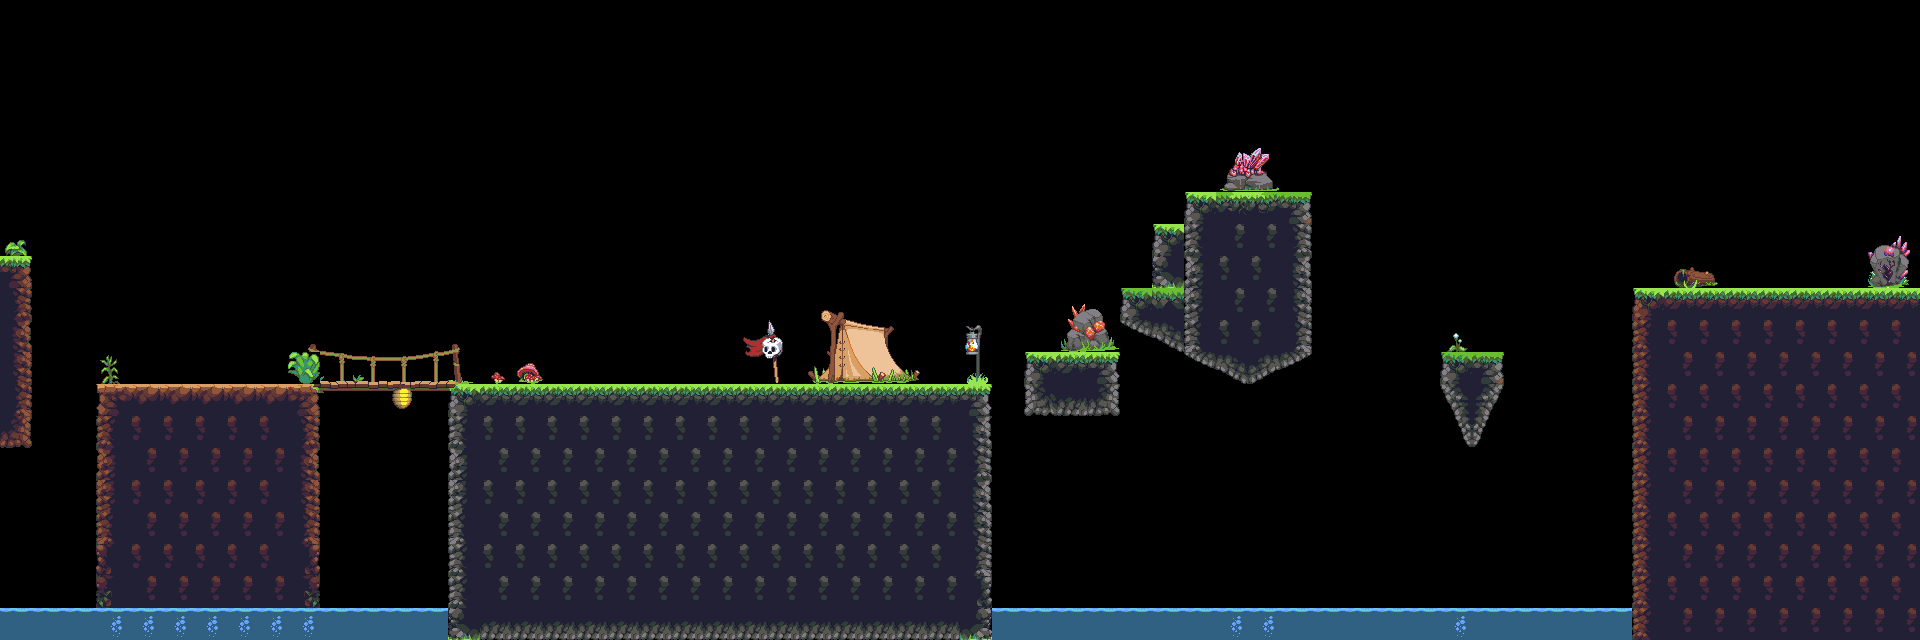

This game map was drawn from its Tiled (.tmx) file and the tilesets committed beside it. A one-line description and the full map source follow:
An orthogonal 60x20 tile map with 32x32 px tiles, 2 tile layers (Ground, Objects), 2 tilesets.

<map version="1.2" tiledversion="1.3.2" orientation="orthogonal" renderorder="right-down" compressionlevel="-1" width="60" height="20" tilewidth="32" tileheight="32" infinite="0" nextlayerid="7" nextobjectid="1">
 <tileset firstgid="1" name="Jungle_terrain" tilewidth="32" tileheight="32" tilecount="420" columns="28">
  <image source="Jungle_terrain.png" width="896" height="480" />
 </tileset>
 <tileset firstgid="421" name="objects" tilewidth="32" tileheight="32" tilecount="91" columns="13">
  <image source="objects.PNG" width="416" height="224" />
 </tileset>
 <layer id="1" name="Ground" width="60" height="20">
  <data encoding="csv">
0,0,0,0,0,0,0,0,0,0,0,0,0,0,0,0,0,0,0,0,0,0,0,0,0,0,0,0,0,0,0,0,0,0,0,0,0,0,0,0,0,0,0,0,0,0,0,0,0,0,0,0,0,0,0,0,0,0,0,0,
0,0,0,0,0,0,0,0,0,0,0,0,0,0,0,0,0,0,0,0,0,0,0,0,0,0,0,0,0,0,0,0,0,0,0,0,0,0,0,0,0,0,0,0,0,0,0,0,0,0,0,0,0,0,0,0,0,0,0,0,
0,0,0,0,0,0,0,0,0,0,0,0,0,0,0,0,0,0,0,0,0,0,0,0,0,0,0,0,0,0,0,0,0,0,0,0,0,0,0,0,0,0,0,0,0,0,0,0,0,0,0,0,0,0,0,0,0,0,0,0,
0,0,0,0,0,0,0,0,0,0,0,0,0,0,0,0,0,0,0,0,0,0,0,0,0,0,0,0,0,0,0,0,0,0,0,0,0,0,0,0,0,0,0,0,0,0,0,0,0,0,0,0,0,0,0,0,0,0,0,0,
0,0,0,0,0,0,0,0,0,0,0,0,0,0,0,0,0,0,0,0,0,0,0,0,0,0,0,0,0,0,0,0,0,0,0,0,0,0,0,0,0,0,0,0,0,0,0,0,0,0,0,0,0,0,0,0,0,0,0,0,
0,0,0,0,0,0,0,0,0,0,0,0,0,0,0,0,0,0,0,0,0,0,0,0,0,0,0,0,0,0,0,0,0,0,0,0,0,0,0,0,0,0,0,0,0,0,0,0,0,0,0,0,0,0,0,0,0,0,0,0,
0,0,0,0,0,0,0,0,0,0,0,0,0,0,0,0,0,0,0,0,0,0,0,0,0,0,0,0,0,0,0,0,0,0,0,0,0,85,201,200,199,0,0,0,0,0,0,0,0,0,0,0,0,0,0,0,0,0,0,0,
0,0,0,0,0,0,0,0,0,0,0,0,0,0,0,0,0,0,0,0,0,0,0,0,0,0,0,0,0,0,0,0,0,0,0,0,85,15,184,184,16,0,0,0,0,0,0,0,0,0,0,0,0,0,0,0,0,0,0,0,
31,0,0,0,0,0,0,0,0,0,0,0,0,0,0,0,0,0,0,0,0,0,0,0,0,0,0,0,0,0,0,0,0,0,0,0,211,43,183,183,44,0,0,0,0,0,0,0,0,0,0,0,0,0,0,0,0,0,0,0,
14,0,0,0,0,0,0,0,0,0,0,0,0,0,0,0,0,0,0,0,0,0,0,0,0,0,0,0,0,0,0,0,0,0,0,197,198,71,184,184,72,0,0,0,0,0,0,0,0,0,0,29,30,30,30,30,30,30,30,30,
42,0,0,0,0,0,0,0,0,0,0,0,0,0,0,0,0,0,0,0,0,0,0,0,0,0,0,0,0,0,0,0,0,0,0,260,261,99,183,183,100,0,0,0,0,0,0,0,0,0,0,13,181,181,181,181,181,181,181,181,
70,0,0,0,0,0,0,0,0,0,0,0,0,0,0,0,0,0,0,0,0,0,0,0,0,0,0,0,0,0,0,0,85,86,87,0,0,260,261,262,263,0,0,0,0,197,199,0,0,0,0,13,182,182,182,182,182,182,182,182,
98,0,0,253,254,254,254,254,254,255,394,395,396,397,85,86,86,86,86,86,86,86,86,86,86,86,86,86,86,86,87,0,232,233,234,0,0,0,0,0,0,0,0,0,0,288,289,0,0,0,0,13,181,181,181,181,181,181,181,181,
230,0,0,13,181,181,181,181,181,14,0,0,0,0,15,183,183,183,183,183,183,183,183,183,183,183,183,183,183,183,44,0,0,0,0,0,0,0,0,0,0,0,0,0,0,316,317,0,0,0,0,13,182,182,182,182,182,182,182,182,
0,0,0,41,182,182,182,182,182,42,0,0,0,0,43,184,184,184,184,184,184,184,184,184,184,184,184,184,184,184,16,0,0,0,0,0,0,0,0,0,0,0,0,0,0,0,0,0,0,0,0,13,181,181,181,181,181,181,181,181,
0,0,0,69,181,181,181,181,181,70,0,0,0,0,71,183,183,183,183,183,183,183,183,183,183,183,183,183,183,183,44,0,0,0,0,0,0,0,0,0,0,0,0,0,0,0,0,0,0,0,0,13,182,182,182,182,182,182,182,182,
0,0,0,97,182,182,182,182,182,98,0,0,0,0,99,184,184,184,184,184,184,184,184,184,184,184,184,184,184,184,72,0,0,0,0,0,0,0,0,0,0,0,0,0,0,0,0,0,0,0,0,13,181,181,181,181,181,181,181,181,
0,0,0,125,181,181,181,181,181,126,0,0,0,0,15,183,183,183,183,183,183,183,183,183,183,183,183,183,183,183,100,0,0,0,0,0,0,0,0,0,0,0,0,0,0,0,0,0,0,0,0,13,182,182,182,182,182,182,182,182,
0,0,0,153,182,182,182,182,182,154,0,0,0,0,15,184,184,184,184,184,184,184,184,184,184,184,184,184,184,184,128,0,0,0,0,0,0,0,0,0,0,0,0,0,0,0,0,0,0,0,0,13,181,181,181,181,181,181,181,181,
0,0,0,0,0,0,0,0,0,0,0,0,0,0,211,233,233,233,233,233,233,233,233,233,233,233,233,233,233,233,212,0,0,0,0,0,0,0,0,0,0,0,0,0,0,0,0,0,0,0,0,13,182,182,182,182,182,182,182,182
</data>
 </layer>
 <layer id="5" name="Objects" width="60" height="20">
  <data encoding="csv">
0,0,0,0,0,0,0,0,0,0,0,0,0,0,0,0,0,0,0,0,0,0,0,0,0,0,0,0,0,0,0,0,0,0,0,0,0,0,0,0,0,0,0,0,0,0,0,0,0,0,0,0,0,0,0,0,0,0,0,0,
0,0,0,0,0,0,0,0,0,0,0,0,0,0,0,0,0,0,0,0,0,0,0,0,0,0,0,0,0,0,0,0,0,0,0,0,0,0,0,0,0,0,0,0,0,0,0,0,0,0,0,0,0,0,0,0,0,0,0,0,
0,0,0,0,0,0,0,0,0,0,0,0,0,0,0,0,0,0,0,0,0,0,0,0,0,0,0,0,0,0,0,0,0,0,0,0,0,0,0,0,0,0,0,0,0,0,0,0,0,0,0,0,0,0,0,0,0,0,0,0,
0,0,0,0,0,0,0,0,0,0,0,0,0,0,0,0,0,0,0,0,0,0,0,0,0,0,0,0,0,0,0,0,0,0,0,0,0,0,0,0,0,0,0,0,0,0,0,0,0,0,0,0,0,0,0,0,0,0,0,0,
0,0,0,0,0,0,0,0,0,0,0,0,0,0,0,0,0,0,0,0,0,0,0,0,0,0,0,0,0,0,0,0,0,0,0,0,0,0,464,465,0,0,0,0,0,0,0,0,0,0,0,0,0,0,0,0,0,0,0,0,
0,0,0,0,0,0,0,0,0,0,0,0,0,0,0,0,0,0,0,0,0,0,0,0,0,0,0,0,0,0,0,0,0,0,0,0,0,0,477,478,0,0,0,0,0,0,0,0,0,0,0,0,0,0,0,0,0,0,0,0,
0,0,0,0,0,0,0,0,0,0,0,0,0,0,0,0,0,0,0,0,0,0,0,0,0,0,0,0,0,0,0,0,0,0,0,0,0,0,0,0,0,0,0,0,0,0,0,0,0,0,0,0,0,0,0,0,0,0,0,0,
427,0,0,0,0,0,0,0,0,0,0,0,0,0,0,0,0,0,0,0,0,0,0,0,0,0,0,0,0,0,0,0,0,0,0,0,0,0,0,0,0,0,0,0,0,0,0,0,0,0,0,0,0,0,0,0,0,0,488,489,
0,0,0,0,0,0,0,0,0,0,0,0,0,0,0,0,0,0,0,0,0,0,0,0,0,0,0,0,0,0,0,0,0,0,0,0,0,0,0,0,0,0,0,0,0,0,0,0,0,0,0,0,456,457,0,0,0,0,501,502,
0,0,0,0,0,0,0,0,0,0,0,0,0,0,0,0,0,0,0,0,0,0,0,0,0,421,422,423,424,0,0,0,0,486,487,0,0,0,0,0,0,0,0,0,0,0,0,0,0,0,0,0,0,0,0,0,0,0,0,0,
0,0,0,0,0,0,0,0,0,337,338,339,340,341,342,0,0,0,0,0,0,0,0,438,439,434,435,436,437,0,440,0,0,499,500,0,0,0,0,0,0,0,0,0,0,445,0,0,0,0,0,0,0,0,0,0,0,0,0,0,
0,0,0,446,0,0,0,0,0,432,366,367,368,369,370,425,426,0,0,0,0,0,0,451,452,447,448,449,450,0,453,0,0,0,0,0,0,0,0,0,0,0,0,0,0,0,0,0,0,0,0,0,0,0,0,0,0,0,0,0,
0,0,0,0,0,0,0,0,0,393,394,395,433,397,398,0,0,0,0,0,0,0,0,0,0,0,0,0,0,0,0,0,0,0,0,0,0,0,0,0,0,0,0,0,0,0,0,0,0,0,0,0,0,0,0,0,0,0,0,0,
0,0,0,0,0,0,0,0,0,0,0,0,0,0,0,0,0,0,0,0,0,0,0,0,0,0,0,0,0,0,0,0,0,0,0,0,0,0,0,0,0,0,0,0,0,0,0,0,0,0,0,0,0,0,0,0,0,0,0,0,
0,0,0,0,0,0,0,0,0,0,0,0,0,0,0,0,0,0,0,0,0,0,0,0,0,0,0,0,0,0,0,0,0,0,0,0,0,0,0,0,0,0,0,0,0,0,0,0,0,0,0,0,0,0,0,0,0,0,0,0,
0,0,0,0,0,0,0,0,0,0,0,0,0,0,0,0,0,0,0,0,0,0,0,0,0,0,0,0,0,0,0,0,0,0,0,0,0,0,0,0,0,0,0,0,0,0,0,0,0,0,0,0,0,0,0,0,0,0,0,0,
0,0,0,0,0,0,0,0,0,0,0,0,0,0,0,0,0,0,0,0,0,0,0,0,0,0,0,0,0,0,0,0,0,0,0,0,0,0,0,0,0,0,0,0,0,0,0,0,0,0,0,0,0,0,0,0,0,0,0,0,
0,0,0,0,0,0,0,0,0,0,0,0,0,0,0,0,0,0,0,0,0,0,0,0,0,0,0,0,0,0,0,0,0,0,0,0,0,0,0,0,0,0,0,0,0,0,0,0,0,0,0,0,0,0,0,0,0,0,0,0,
0,0,0,0,0,0,0,0,0,0,0,0,0,0,0,0,0,0,0,0,0,0,0,0,0,0,0,0,0,0,0,0,0,0,0,0,0,0,0,0,0,0,0,0,0,0,0,0,0,0,0,0,0,0,0,0,0,0,0,0,
47,47,47,48,48,48,48,48,48,48,47,47,47,47,0,0,0,0,0,0,0,0,0,0,0,0,0,0,0,0,0,47,47,47,47,47,47,47,48,48,47,47,47,47,47,48,47,47,47,47,47,0,0,0,0,0,0,0,0,0
</data>
 </layer>
</map>
